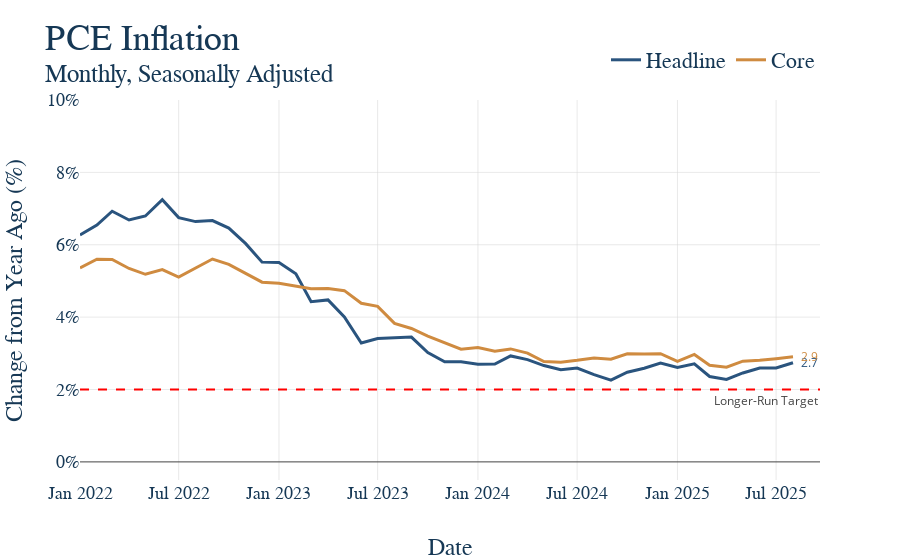

Notebook code for this chart:
### Markdown cell above
5. Now that all our data is ready, make the graph and have it save itself as a .html file to graph_output whenver the notebooks is rerun. The name of the file should exactly match the notebook name. For instance, this file "example.ipynb" produces the graph "example.html." Nice work, you made a graph!

### Code cell
# First make the figure
fig = go.Figure()


# Loop the columns of the dataframe and plot each as a separate trace
for col in joined_df.columns:
    fig.add_trace(
        go.Scatter(
            x=joined_df.index,
            y=joined_df[col],
            mode='lines',
            name=col
        )
    )

fig.add_hline(
    y=2,
    line_dash="dash",
    line_color="red",
    annotation_text="Longer-Run Target",
    annotation_position="right bottom"
)

# Update the titles, using the html tage <sup> for a subtitle 
fig.update_layout(
    title = dict(text = 'PCE Inflation <br><sup>Monthly, Seasonally Adjusted </sup>'),
    xaxis_title="Date",
    yaxis_title="Change from Year Ago (%)",
)

# This is graph specific, but here we want the y-axis to be percent signs 
fig.update_yaxes(
    tickformat=".2f%",
    ticksuffix="%",
    range=[-.5, 10]
)

# Again, graph specific, we have a mutliyear series and want tick marks to be years
fig.update_xaxes(
    type='date',
    tickformat='%b %Y',
)

ut.add_end_labels(fig = fig)

# Show our figure (Dimensions may be off on different screen sizes)
fig.show()

# This should be the same for EVERY GRAPH!
# Save it to the graph_output folder with the name matching the file, as HTML
fig.write_html(GRAPH_OUTPUT_PATH / f"{GRAPH_NAME}.html")

### Figure 1 — Plotly figure (JSON) as saved in the notebook; plotly's stock layout.template omitted (floating-point values rounded to 4 significant figures)
{"data": [{"mode": "lines", "name": "Headline", "type": "scatter", "x": ["2022-01-01T00:00:00", "2022-02-01T00:00:00", "2022-03-01T00:00:00", "2022-04-01T00:00:00", "2022-05-01T00:00:00", "2022-06-01T00:00:00", "2022-07-01T00:00:00", "2022-08-01T00:00:00", "2022-09-01T00:00:00", "2022-10-01T00:00:00", "2022-11-01T00:00:00", "2022-12-01T00:00:00", "2023-01-01T00:00:00", "2023-02-01T00:00:00", "2023-03-01T00:00:00", "2023-04-01T00:00:00", "2023-05-01T00:00:00", "2023-06-01T00:00:00", "2023-07-01T00:00:00", "2023-08-01T00:00:00", "2023-09-01T00:00:00", "2023-10-01T00:00:00", "2023-11-01T00:00:00", "2023-12-01T00:00:00", "2024-01-01T00:00:00", "2024-02-01T00:00:00", "2024-03-01T00:00:00", "2024-04-01T00:00:00", "2024-05-01T00:00:00", "2024-06-01T00:00:00", "2024-07-01T00:00:00", "2024-08-01T00:00:00", "2024-09-01T00:00:00", "2024-10-01T00:00:00", "2024-11-01T00:00:00", "2024-12-01T00:00:00", "2025-01-01T00:00:00", "2025-02-01T00:00:00", "2025-03-01T00:00:00", "2025-04-01T00:00:00", "2025-05-01T00:00:00", "2025-06-01T00:00:00", "2025-07-01T00:00:00", "2025-08-01T00:00:00"], "y": [6.272, 6.546, 6.926, 6.685, 6.795, 7.243, 6.75, 6.64, 6.668, 6.462, 6.03, 5.52, 5.508, 5.198, 4.428, 4.476, 4.003, 3.285, 3.409, 3.432, 3.449, 3.023, 2.765, 2.767, 2.699, 2.705, 2.928, 2.826, 2.662, 2.548, 2.594, 2.413, 2.261, 2.478, 2.588, 2.728, 2.607, 2.71, 2.359, 2.277, 2.458, 2.594, 2.597, 2.741]}, {"mode": "lines", "name": "Core", "type": "scatter", "x": ["2022-01-01T00:00:00", "2022-02-01T00:00:00", "2022-03-01T00:00:00", "2022-04-01T00:00:00", "2022-05-01T00:00:00", "2022-06-01T00:00:00", "2022-07-01T00:00:00", "2022-08-01T00:00:00", "2022-09-01T00:00:00", "2022-10-01T00:00:00", "2022-11-01T00:00:00", "2022-12-01T00:00:00", "2023-01-01T00:00:00", "2023-02-01T00:00:00", "2023-03-01T00:00:00", "2023-04-01T00:00:00", "2023-05-01T00:00:00", "2023-06-01T00:00:00", "2023-07-01T00:00:00", "2023-08-01T00:00:00", "2023-09-01T00:00:00", "2023-10-01T00:00:00", "2023-11-01T00:00:00", "2023-12-01T00:00:00", "2024-01-01T00:00:00", "2024-02-01T00:00:00", "2024-03-01T00:00:00", "2024-04-01T00:00:00", "2024-05-01T00:00:00", "2024-06-01T00:00:00", "2024-07-01T00:00:00", "2024-08-01T00:00:00", "2024-09-01T00:00:00", "2024-10-01T00:00:00", "2024-11-01T00:00:00", "2024-12-01T00:00:00", "2025-01-01T00:00:00", "2025-02-01T00:00:00", "2025-03-01T00:00:00", "2025-04-01T00:00:00", "2025-05-01T00:00:00", "2025-06-01T00:00:00", "2025-07-01T00:00:00", "2025-08-01T00:00:00"], "y": [5.358, 5.603, 5.593, 5.345, 5.184, 5.316, 5.107, 5.362, 5.606, 5.46, 5.208, 4.967, 4.938, 4.856, 4.783, 4.79, 4.732, 4.384, 4.299, 3.828, 3.688, 3.474, 3.291, 3.112, 3.159, 3.059, 3.122, 3.007, 2.771, 2.753, 2.806, 2.873, 2.839, 2.986, 2.981, 2.989, 2.78, 2.969, 2.67, 2.615, 2.784, 2.807, 2.853, 2.905]}, {"hoverinfo": "skip", "marker": {"color": "#2A547E", "size": 8, "symbol": "circle"}, "mode": "markers", "showlegend": false, "type": "scatter", "x": [1754006400000000000], "y": [2.741], "zorder": 3}, {"hoverinfo": "skip", "marker": {"color": "#CF8B40", "size": 8, "symbol": "circle"}, "mode": "markers", "showlegend": false, "type": "scatter", "x": [1754006400000000000], "y": [2.905], "zorder": 3}], "layout": {"annotations": [{"showarrow": false, "text": "Longer-Run Target", "x": 1, "xanchor": "right", "xref": "x domain", "y": 2, "yanchor": "top", "yref": "y"}, {"font": {"color": "#2A547E"}, "showarrow": false, "text": "2.7", "x": "2025-08-01T00:00:00", "xanchor": "left", "xshift": 6, "y": 2.741, "yanchor": "middle"}, {"font": {"color": "#CF8B40"}, "showarrow": false, "text": "2.9", "x": "2025-08-01T00:00:00", "xanchor": "left", "xshift": 6, "y": 2.905, "yanchor": "middle"}], "shapes": [{"line": {"color": "red", "dash": "dash"}, "type": "line", "x0": 0, "x1": 1, "xref": "x domain", "y0": 2, "y1": 2, "yref": "y"}], "title": {"text": "PCE Inflation <br><sup>Monthly, Seasonally Adjusted </sup>"}, "xaxis": {"tickformat": "%b %Y", "title": {"text": "Date"}, "type": "date"}, "yaxis": {"range": [-0.5, 10], "tickformat": ".2f%", "ticksuffix": "%", "title": {"text": "Change from Year Ago (%)"}}}}
